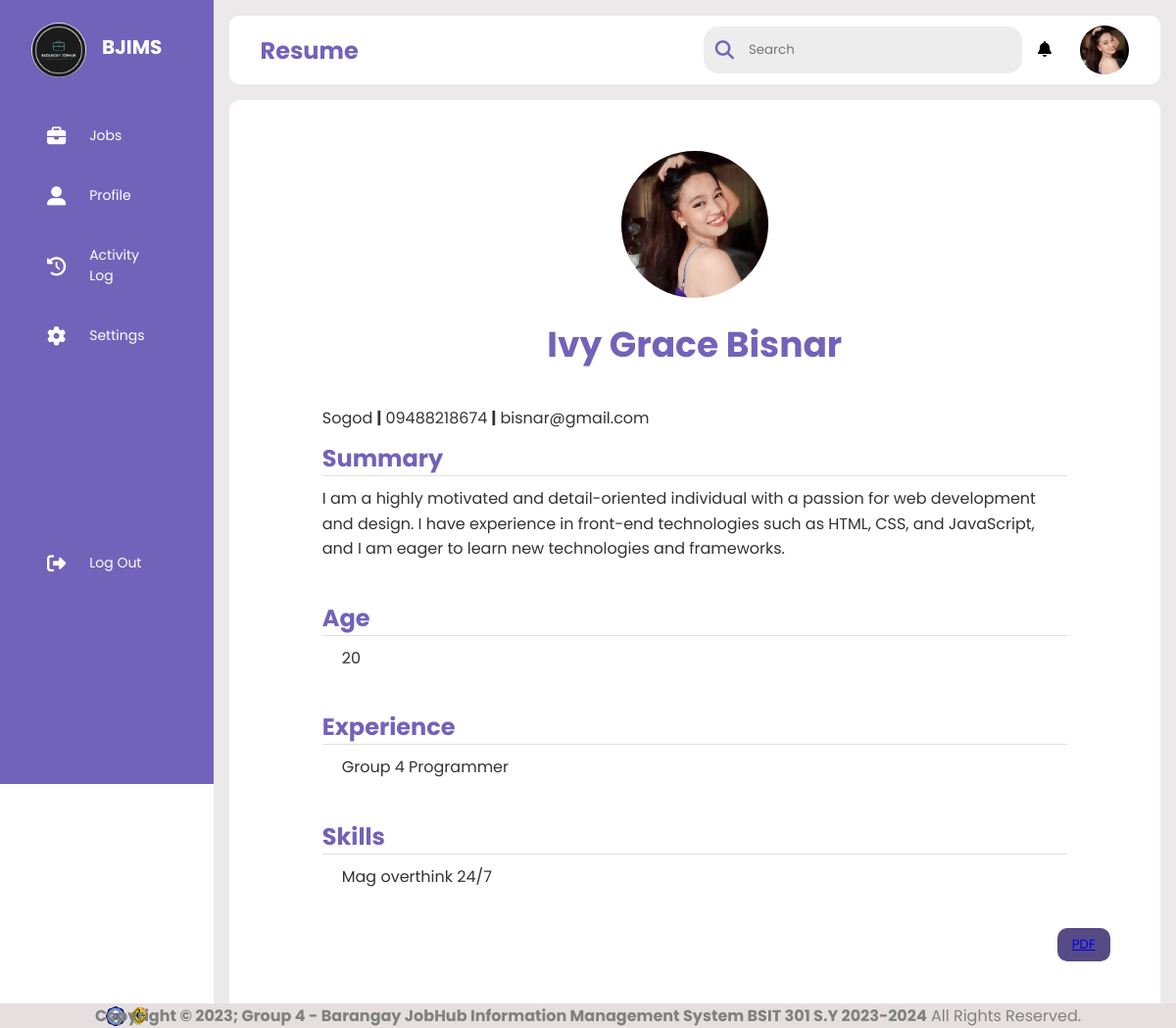
Page /jobseekers/resume.php (signed in) on the earlier database version.
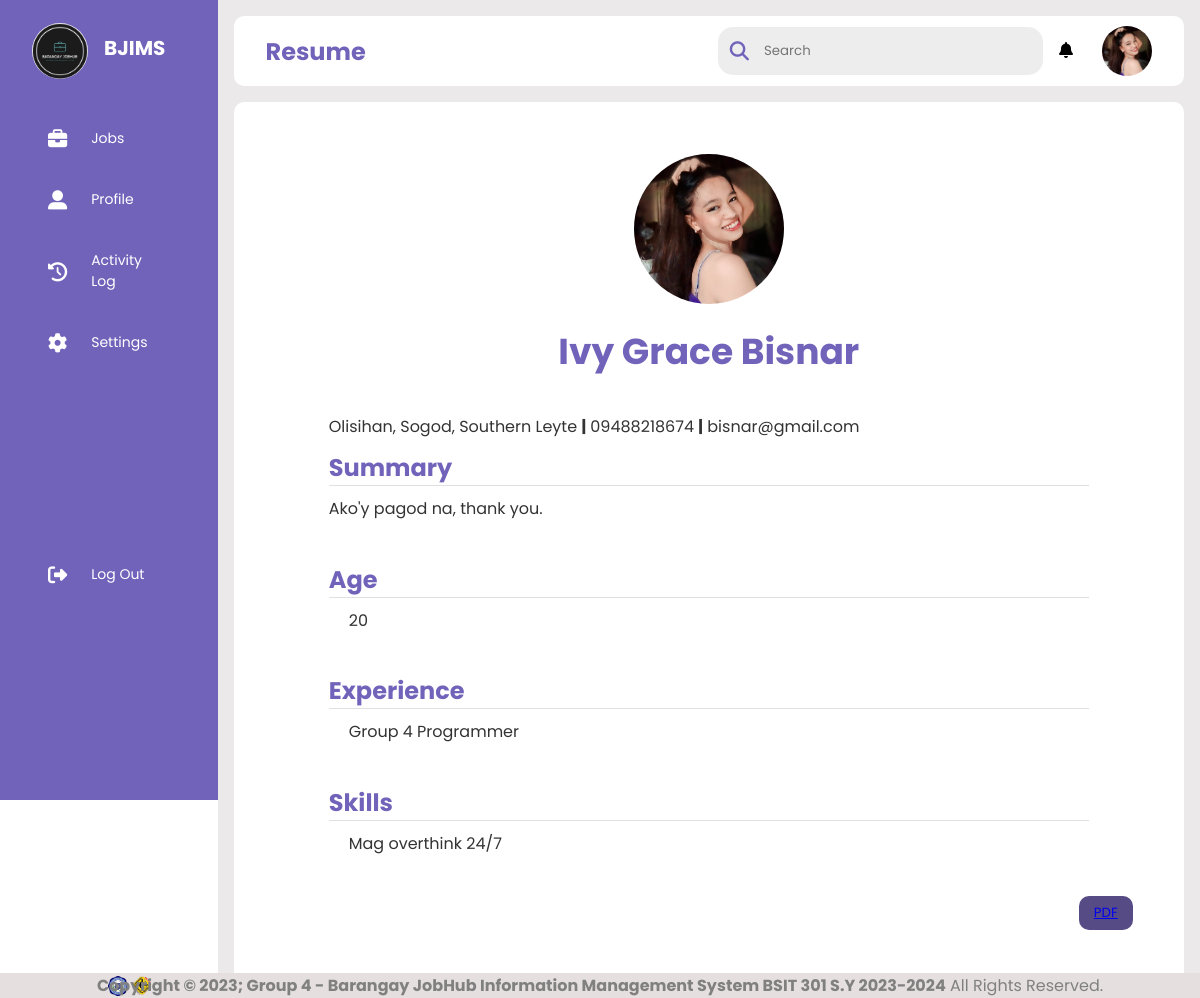
Same page on the later database version.
### tables this page shows
CREATE TABLE `jobseeker` (
  `id` int(100) NOT NULL,
  `name` varchar(100) DEFAULT NULL,
  `age` int(11) DEFAULT NULL,
  `address` varchar(100) DEFAULT NULL,
  `phone` varchar(100) DEFAULT NULL,
  `skills` varchar(100) DEFAULT NULL,
  `experience` varchar(100) DEFAULT NULL,
  `email` varchar(100) NOT NULL,
  `password` varchar(100) NOT NULL,
  `image` varchar(100) NOT NULL,
  `summary` varchar(255) DEFAULT NULL
);

### jobseekers/resume.php (the view, shortened to what this page needs)
<?php
include '../connection.php';
$user_id = $_SESSION['user_id'];
$select = mysqli_query($conn, "SELECT * FROM `jobseeker` WHERE id = '$user_id'") or die('query failed');
if(mysqli_num_rows($select) > 0){
    $fetch = mysqli_fetch_assoc($select);
}
?>
<!DOCTYPE html>
<html lang="en">
    <head>
        <link rel="stylesheet" href="../css/style.css"/>
        <link rel="stylesheet" href="https://cdnjs.cloudflare.com/ajax/libs/font-awesome/6.4.0/css/all.min.css"/>
    </head>
    <body>
        <?php include("sidebar.php") ?>
        <div class="main--content">
            <div class="header--wrapper">
                <div class="header--title">
                    <h2>Resume</h2>
                </div>
                <div class="user--info">
                    <div class="search--box">
                        <i class="fas fasolid fa-search"></i>
                        <input type="text" id="myInput" placeholder="Search" class="form-control"/>
                    </div>
                    <div class="notification">
                        <div class="notif-icon" onclick="toggleNotifi()">
                            <i class="fas fa-bell"></i>
                        </div>
                    </div>
                    <?php
                        if($fetch['image'] == ''){
                            echo '<img src="../images/default-avatar.png">';
                        }else{
                            echo '<img src="../uploaded_img/'.$fetch['image'].'">';
                        }
                    ?>
                </div>
            </div>
            <div class="tabular--wrapper">
                <div class="resume">
                <?php
                    $select = mysqli_query($conn, "SELECT * FROM `jobseeker` WHERE id = '$user_id'") or die('query failed');
                    if(mysqli_num_rows($select) > 0){
                        $fetch = mysqli_fetch_assoc($select);
                    }
                    if($fetch['image'] == ''){
                        echo '<img src="../images/default-avatar.png">';
                    }else{
                        echo '<img src="../uploaded_img/'.$fetch['image'].'">';
                    }
                ?>
                    <h1><?php echo $fetch['name'];?></h1><br>
                    <p><?php echo $fetch['address'];?>  <b>|</b>  <?php echo $fetch['phone'];?>  <b>|</b>  <?php echo $fetch['email'];?></p>
                    <div class="section">
                        <h2>Summary</h2>
                        <p><?php echo $fetch['summary'];?></p>
                    </div>
                    <div class="section">
                        <h2>Age</h2>
                        <div class="section-content">
                            <p><?php echo $fetch['age'];?></p>
                        </div>
                    </div>
                    <div class="section">
                        <h2>Experience</h2>
                        <div class="section-content">
                            <p><?php echo $fetch['experience'];?></p>
                        </div>
                    </div>
                    <div class="section">
                        <h2>Skills</h2>
                        <div class="section-content">
                            <p><?php echo $fetch['skills'];?></p>
                        </div>
                    </div>
                    <button style="background: rgb(86, 75, 133);color: #fff;padding: 7px 15px;border-radius: 10px;cursor: pointer;margin-left: 750px;"><a href="generate_pdf.php?pdfid=<?php echo htmlentities($fetch['id']);?>">PDF</a></button>
                </div>
            </div>
        </div>
        <?php include("../footer/footer.php") ?>
    </body>
</html>

Differences in the rows shown:
changed jobseeker "Ivy Grace Bisnar": address "Sogod" → "Olisihan, Sogod, Southern Leyte"; summary "I am a highly motivated and detail-oriented individual with a passion for web development and design. I have experience in front-end technologies such as HTML, CSS, and JavaScript, and I am eager to learn new technologies and frameworks." → "Ako'y pagod na, thank you."
